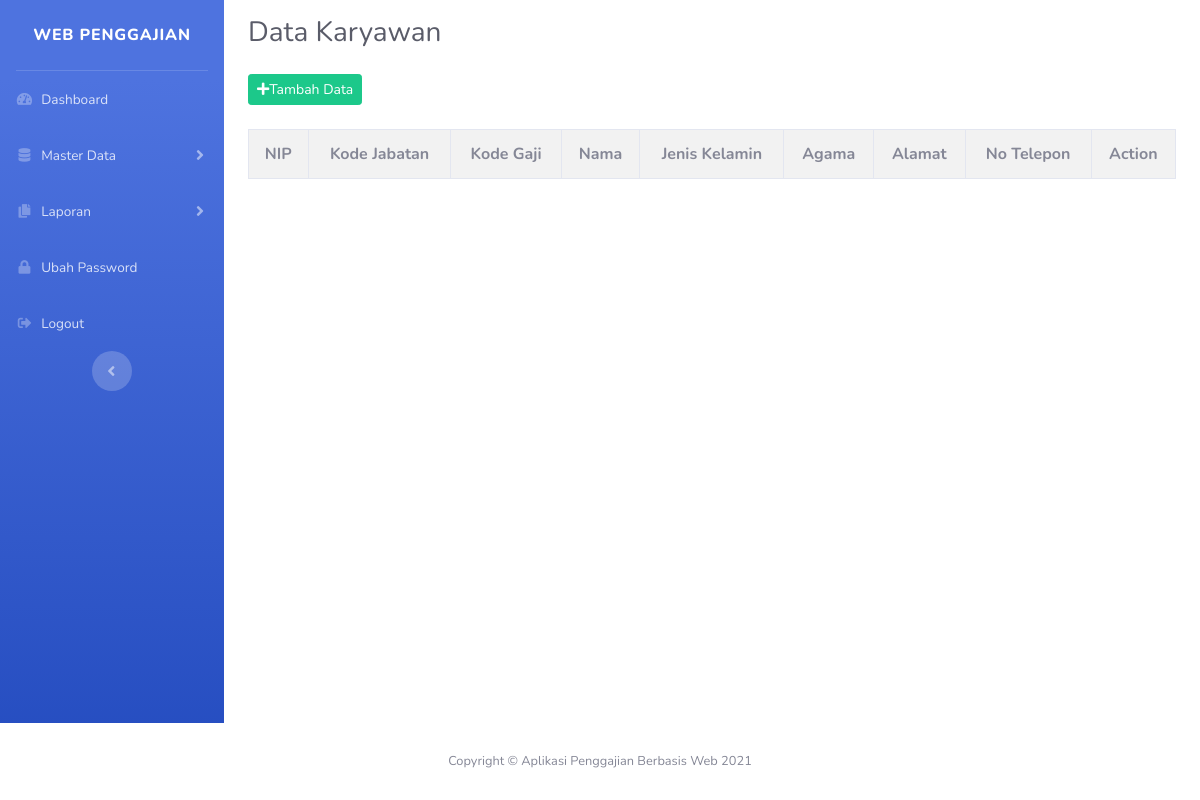
Before: /index.php/admin/datakaryawan with the older database file.
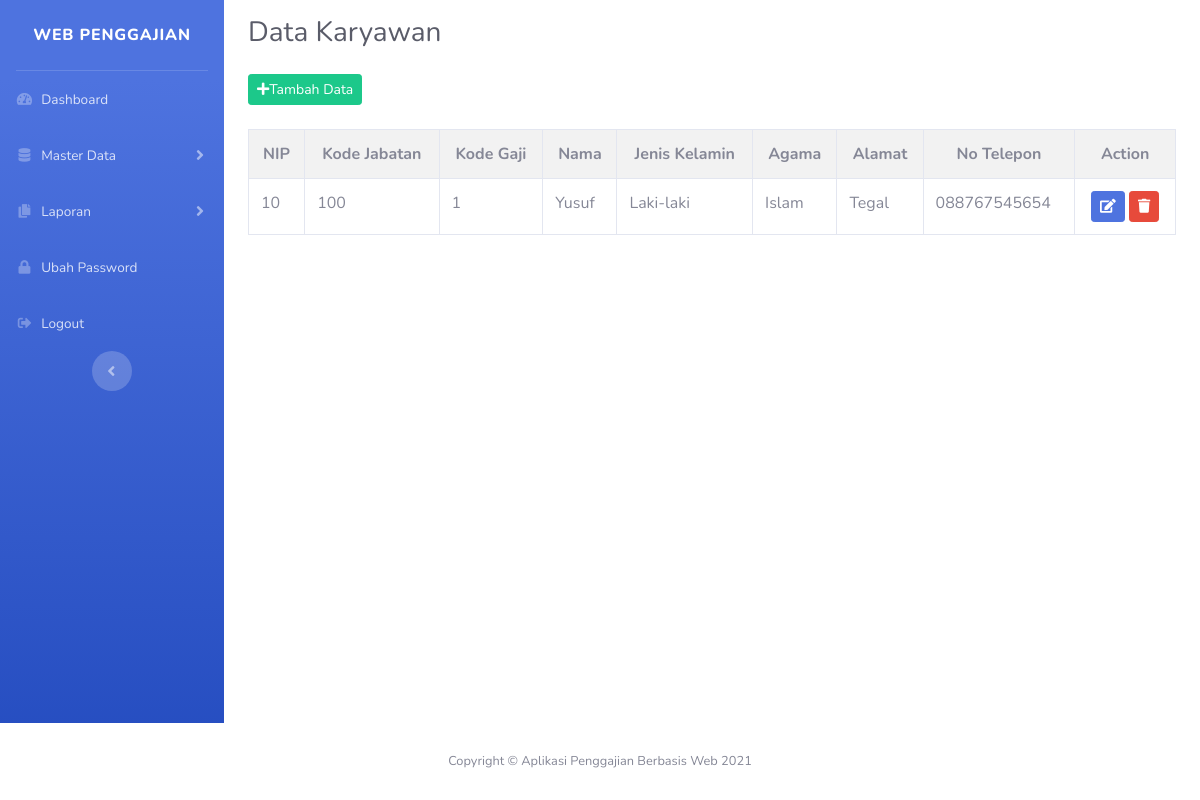
After: the same page with the newer database file.
### tables this page shows
CREATE TABLE `karyawan` (
  `nip` int(4) NOT NULL,
  `kode_jabatan` int(4) NOT NULL,
  `kode_gaji` int(4) NOT NULL,
  `nama` varchar(50) NOT NULL,
  `jenis_kelamin` varchar(20) NOT NULL,
  `agama` varchar(20) NOT NULL,
  `alamat` varchar(50) NOT NULL,
  `no_telepon` varchar(15) NOT NULL,
  `tempat_lahir` varchar(50) NOT NULL,
  `tanggal_lahir` date NOT NULL
);

### application/controllers/admin/DataKaryawan.php (called while the page is built, shortened)
<?php
class DataKaryawan extends CI_controller{
    public function __construct()
    {
        $this->load->model('penggajianModel');
        $this->load->library('form_validation');
    }
    function index()
    {
        $data['judul']="Data Karyawan";
        $data['karyawan']=$this->penggajianModel->getAllKaryawan();
        $this->load->view('templates_admin/header',$data);
        $this->load->view('templates_admin/sidebar');
        $this->load->view('admin/dataKaryawan',$data);
        $this->load->view('templates_admin/footer');
    }
}

### index.php (called while the page is built, shortened)
<?php
require_once BASEPATH.'core/CodeIgniter.php';

### application/models/penggajianModel.php (called while the page is built, shortened)
<?php
class penggajianModel extends CI_model{
    public function getAllKaryawan()
    {
        return $this->db->get('karyawan')->result_array();
    }
}

### application/views/admin/dataKaryawan.php (the view, shortened to what this page needs)
<div class="container-fluid">
    <div class="d-sm-flex align-items-center justify-content-between mb-4 mt-3">
        <h1 class="h3 mb-0 text-gray-800"><?php echo $judul ?></h1>
    </div>
    <a class="btn btn-sm btn-success mb-3" href="<?php echo base_url('admin/dataKaryawan/tambah') ?>"><i class="fas fa-plus"></i>Tambah Data</a>
    <table class="table table-bordered table-striped mt-2">
        <tr>
            <th class="text-center">NIP</th>
            <th class="text-center">Kode Jabatan</th>
            <th class="text-center">Kode Gaji</th>
            <th class="text-center">Nama</th>
            <th class="text-center">Jenis Kelamin</th>
            <th class="text-center">Agama</th>
            <th class="text-center">Alamat</th>
            <th class="text-center">No Telepon</th>
            <th class="text-center">Action</th>
        </tr>
        <tr>
            <?php foreach ($karyawan as $j): ?>
            <td><?= $j['nip'];?></td>
            <td><?= $j['kode_jabatan'];?></td>
            <td><?= $j['kode_gaji'];?></td>
            <td><?= $j['nama'];?></td>
            <td><?= $j['jenis_kelamin'];?></td>
            <td><?= $j['agama'];?></td>
            <td><?= $j['alamat'];?></td>
            <td><?= $j['no_telepon'];?></td>
            <td>
                <center>
                    <a class="btn btn-sm btn-primary" href="<?php echo base_url('admin/dataKaryawan/update/'. $j['nip']) ?>"><i class="fas fa-edit"></i></a>
                    <a onclick="return confirm('Yakin Hapus')" class="btn btn-sm btn-danger" href="<?php echo base_url('admin/dataKaryawan/hapus/'. $j['nip']); ?>"><i class="fas fa-trash"></i></a>
                </center>
            </tr>
            <?php endforeach ?>
        </tr>
    </table>
</div>

### application/views/templates_admin/header.php (shortened to what this page needs)
<!DOCTYPE html>
<html lang="en">
<head>
    <link href="<?=base_url ('assets/');?>vendor/fontawesome-free/css/all.min.css" rel="stylesheet" type="text/css">
    <link href="<?=base_url ('assets/');?>css/sb-admin-2.min.css" rel="stylesheet">
</head>
<body id="page-top">
    <div id="wrapper">

### application/views/templates_admin/sidebar.php (shortened to what this page needs)
<ul class="navbar-nav bg-gradient-primary sidebar sidebar-dark accordion" id="accordionSidebar">
    <a class="sidebar-brand d-flex align-items-center justify-content-center" href="index.html">
        <div class="sidebar-brand-text mx-3">WEB PENGGAJIAN</div>
    </a>
    <hr class="sidebar-divider my-0">
    <li class="nav-item">
        <a class="nav-link" href="<?php echo base_url('admin/dashboard') ?>">
            <i class="fas fa-fw fa-tachometer-alt"></i>
            <span>Dashboard</span></a>
    </li>
    <li class="nav-item">
        <a class="nav-link collapsed" href="#" data-toggle="collapse" data-target="#collapseTwo"
            aria-expanded="true" aria-controls="collapseTwo">
            <i class="fas fa-fw fa-database"></i>
            <span>Master Data</span>
        </a>
    </li>
    <li class="nav-item">
        <a class="nav-link collapsed" href="#" data-toggle="collapse" data-target="#collapsePages"
            aria-expanded="true" aria-controls="collapsePages">
            <i class="fas fa-fw fa-copy"></i>
            <span>Laporan</span>
        </a>
    </li>
    <li class="nav-item">
        <a class="nav-link" href="charts.html">
            <i class="fas fa-fw fa-lock"></i>
            <span>Ubah Password</span></a>
    </li>
    <li class="nav-item">
        <a class="nav-link" href="<?=base_url();?>auth">
            <i class="fas fa-fw fa-sign-out-alt"></i>
            <span>Logout</span></a>
    </li>
    <div class="text-center d-none d-md-inline">
        <button class="rounded-circle border-0" id="sidebarToggle"></button>
    </div>
</ul>

### application/views/templates_admin/footer.php (shortened to what this page needs)
            <footer class="sticky-footer bg-white fixed-bottom">
                <div class="container my-auto">
                    <div class="copyright text-center my-auto">
                        <span>Copyright &copy; Aplikasi Penggajian Berbasis Web 2021</span>
                    </div>
                </div>
            </footer>
        </div>
</body>
</html>

Changed rows visible on the page:
added karyawan: nip "10", kode_jabatan "100", kode_gaji "1", nama "Yusuf", jenis_kelamin "Laki-laki", agama "Islam", alamat "Tegal", no_telepon "088767545654"
